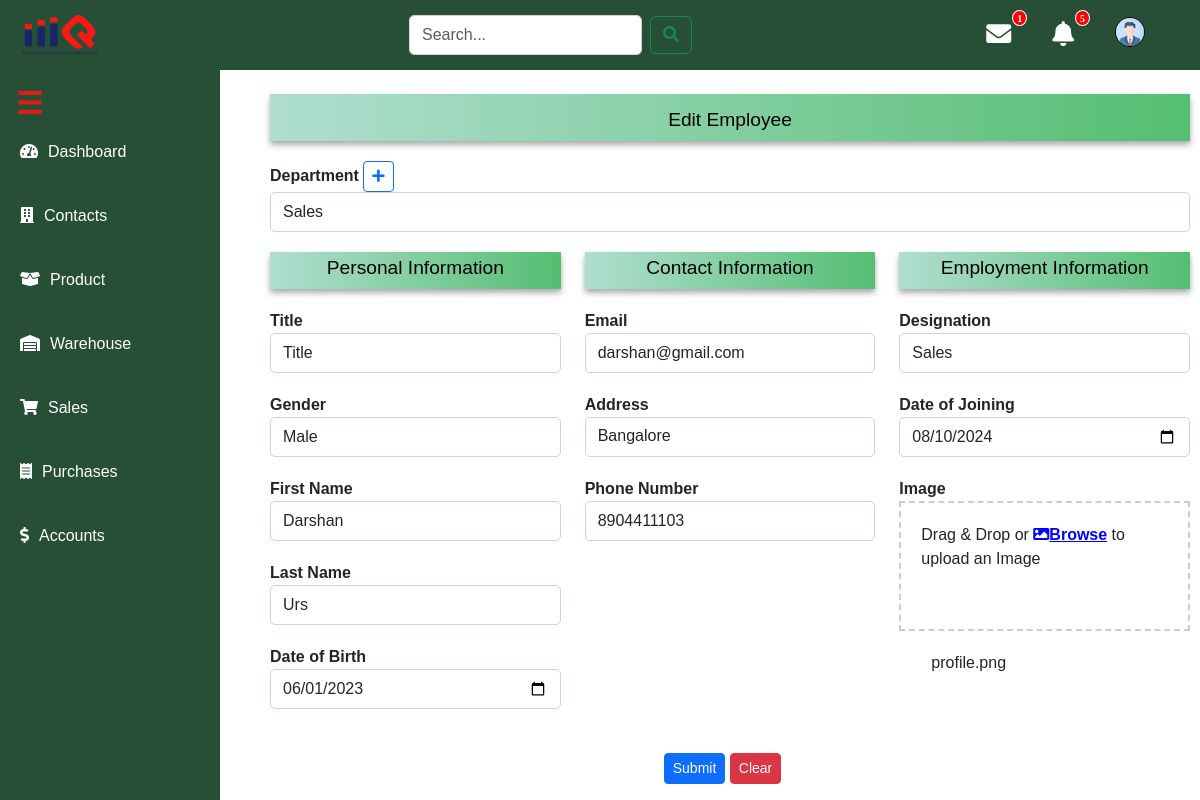
The app's page /edit_employee/1/ with its own data.
### IMS_Admin/models.py (models this page shows, shortened)
class Employee(models.Model):
    gender = models.CharField(max_length=10, null=True)
    First_name = models.CharField(max_length=25)
    last_name = models.CharField(max_length=25)
    date_of_birth = models.DateField()
    email = models.EmailField()
    address = models.TextField()
    phone_number = models.IntegerField()
    designation = models.CharField(max_length=25)
    date_of_joining = models.DateField()
    image = models.ImageField()
    department = models.ForeignKey(Department, on_delete=models.CASCADE, to_field='id')
    password = models.CharField(max_length=25)

class Department(models.Model):
    id = models.CharField(max_length=25, unique=True, primary_key=True)
    name = models.CharField(max_length=50)

### IMS_Admin/views.py (the view)
# urls.py: path('edit_employee/<str:id>/', edit_employee, name='edit_employee'),
def edit_employee(request, id):
    try:
        employee = Employee.objects.get(id=id)
    except Employee.DoesNotExist:
        return redirect('employees')
    if request.method == 'POST':
        employee.First_name = request.POST['First_name']
        employee.last_name = request.POST['last_name']
        employee.date_of_birth = request.POST['date_of_birth']
        employee.email = request.POST['email']
        employee.address = request.POST['address']
        employee.phone_number = request.POST['phone_number']
        employee.designation = request.POST['designation']
        employee.date_of_joining = request.POST['date_of_joining']
        employee.gender = request.POST['gender']
        department_id = request.POST['department']
        try:
            employee.department = Department.objects.get(id=department_id)
        except Department.DoesNotExist:
            return redirect('edit_employee', id=id)
        if 'image' in request.FILES:
            employee.image = request.FILES['image']
        employee.save()
        return redirect('employees')
    else:
        departments = Department.objects.all()
        return render(request, 'IMS_Admin/edit_emp.html', {'employee': employee, 'departments': departments})

### IMS_Admin/context_processor.py (called while the page is built, shortened)
def session_data(request):
    user_data = {
        'userid': None,
        'username': None,
        'emailid': None,
        'department': None,
        'phone_number': None,
        'first_name': None,  # Adding first name separately for your use in templates
    }
    return {'emp': user_data}

### templates/IMS_admin/edit_emp.html (shortened to what this page needs)
{% include 'base/base.html' %}
{% load static %}
{% block content %}
<div class="container">
    <h3 class="section-title">Edit Employee</h3>
    <form id="employeeForm" method="POST" action="{% url 'edit_employee' id=employee.id %}" enctype="multipart/form-data">
        <div class="form-group">
            <label for="department_name" name="department_name">Department</label>
            <button class="btn btn-outline-primary btn-sm small-button" type="button" id="addDepartmentButton2">
                <i class="fas fa-plus"></i>
            </button>
            <select class="form-control" id="department" name="department" onchange="enableForm()">
                {% for department in departments %}
                <option value="{{ department.id }}" {% if department == employee.department %} selected {% endif %}>{{ department.name }}</option>
                {% endfor %}
            </select>
        </div>
        <div id="employeeInfoSection">
            <div class="row">
                <div class="col-md-4">
                    <h4 class="section-title">Personal Information</h4>
                    <div class="form-row">
                        <div class="col">
                            <div class="form-group">
                                <label for="title">Title</label>
                                <select class="form-control" id="title" name="title" required>
                                    <option value="">Title</option>
                                </select>
                            </div>
                        </div>
                        <div class="col">
                            <div class="form-group">
                                <label for="gender">Gender</label>
                                <select class="form-control" id="gender" name="gender" required>
                                    <option value="Male" {% if employee.gender == 'Male' %} selected {% endif %}>Male</option>
                                </select>
                            </div>
                        </div>
                    </div>
                    <div class="form-group">
                        <label for="first_name">First Name</label>
                        <input type="text" class="form-control" id="first_name" name="First_name" value="{{ employee.First_name }}" required>
                    </div>
                    <div class="form-group">
                        <label for="last_name">Last Name</label>
                        <input type="text" class="form-control" id="last_name" name="last_name" value="{{ employee.last_name }}" required>
                    </div>
                    <div class="form-group">
                        <label for="date_of_birth">Date of Birth</label>
                        <input type="date" class="form-control" id="date_of_birth" name="date_of_birth" value="{{ employee.date_of_birth|date:'Y-m-d' }}" required>
                    </div>
                </div>
                <div class="col-md-4">
                    <h4 class="section-title">Contact Information</h4>
                    <div class="form-group">
                        <label for="email">Email</label>
                        <input type="email" class="form-control" id="email" name="email" value="{{ employee.email }}" required>
                    </div>
                    <div class="form-group">
                        <label for="address">Address</label>
                        <textarea class="form-control" id="address" name="address" rows="5" style="resize: none;" required>{{ employee.address }}</textarea>
                    </div>
                    <div class="form-group">
                        <label for="phone_number">Phone Number</label>
                        <input type="tel" class="form-control" id="phone_number" name="phone_number" value="{{ employee.phone_number }}" required>
                    </div>
                </div>
                <div class="col-md-4">
                    <h4 class="section-title">Employment Information</h4>
                    <div class="form-group">
                        <label for="designation">Designation</label>
                        <input type="text" class="form-control" id="designation" name="designation" value="{{ employee.designation }}" required>
                    </div>
                    <div class="form-group">
                        <label for="date_of_joining">Date of Joining</label>
                        <input type="date" class="form-control" id="date_of_joining" name="date_of_joining" value="{{ employee.date_of_joining|date:'Y-m-d' }}" required>
                    </div>
                    <div class="form-group">
                        <label for="image">Image</label>
                        <div id="dragDropArea" class="drag-drop-area">
                            <p>Drag & Drop or <label for="emp_imageInput" class="upload-label"><i class="fas fa-image"></i>Browse</label> to upload an Image</p>
                        </div>
                        <ul id="fileList" class="file-list">{{ employee.image }}</ul>
                    </div>
                </div>
            </div>
            <div class="col-md-12 mt-4">
                <div class="buttons">
                    <button type="submit" class="btn btn-sm btn-primary mr-2">Submit</button>
                    <button type="button" class="btn btn-sm btn-danger" onclick="clearForm()">Clear</button>
                </div>
            </div>
        </div>
    </form>
</div>
{% endblock %}

### static/css/base/base.css (style rules this page uses)
body { font-family: "Arial", sans-serif; margin: 0; padding: 0; }
body, .sidebar { -ms-overflow-style: none; scrollbar-width: none; }
.container { margin-left: 250px; padding: 20px; transition: all 0.3s ease; }

### templates/IMS_admin/edit_emp.html (style rules this page uses)
.form-group { margin-bottom: 20px; }
label { font-weight: bold; }
.form-control { border-radius: 5px; height: 40px; border: 1px solid #dfcdcd; background-color: #ffffff; transition: border-color 0.2s ease-in-out; }
.container { margin-top: 50px; width: 80%; left: 200px; padding: 20px; }
select { width: 100%; height: 40px; }
.section-title { font-size: 1.2em; color: #000000; background: linear-gradient(90deg, rgb(176, 222, 208) 0%, rgb(85, 190, 113) 100%); padding-bottom: 10px; padding-top: 1.5%; margin-bottom: 20px; box-shadow: 0px 4px 6px rgba(73, 70, 70, 0.433), 0px 1px 3px rgba(95, 102, 126, 0.08); text-align:center; }
.drag-drop-area { height: 130px; border: 2px dashed #ccc; padding: 20px; margin-bottom: 20px; }
.upload-label { color: blue; text-decoration: underline; cursor: pointer; }
.buttons { margin-left: -15px; text-align:center; }

### records on screen
Employee: department "Sales", gender "Male", First_name "Darshan", last_name "Urs", date_of_birth "06/01/2023", email "darshan@gmail.com", address "Bangalore", phone_number "8904411103", designation "Sales", date_of_joining "08/10/2024", image "profile.png"
